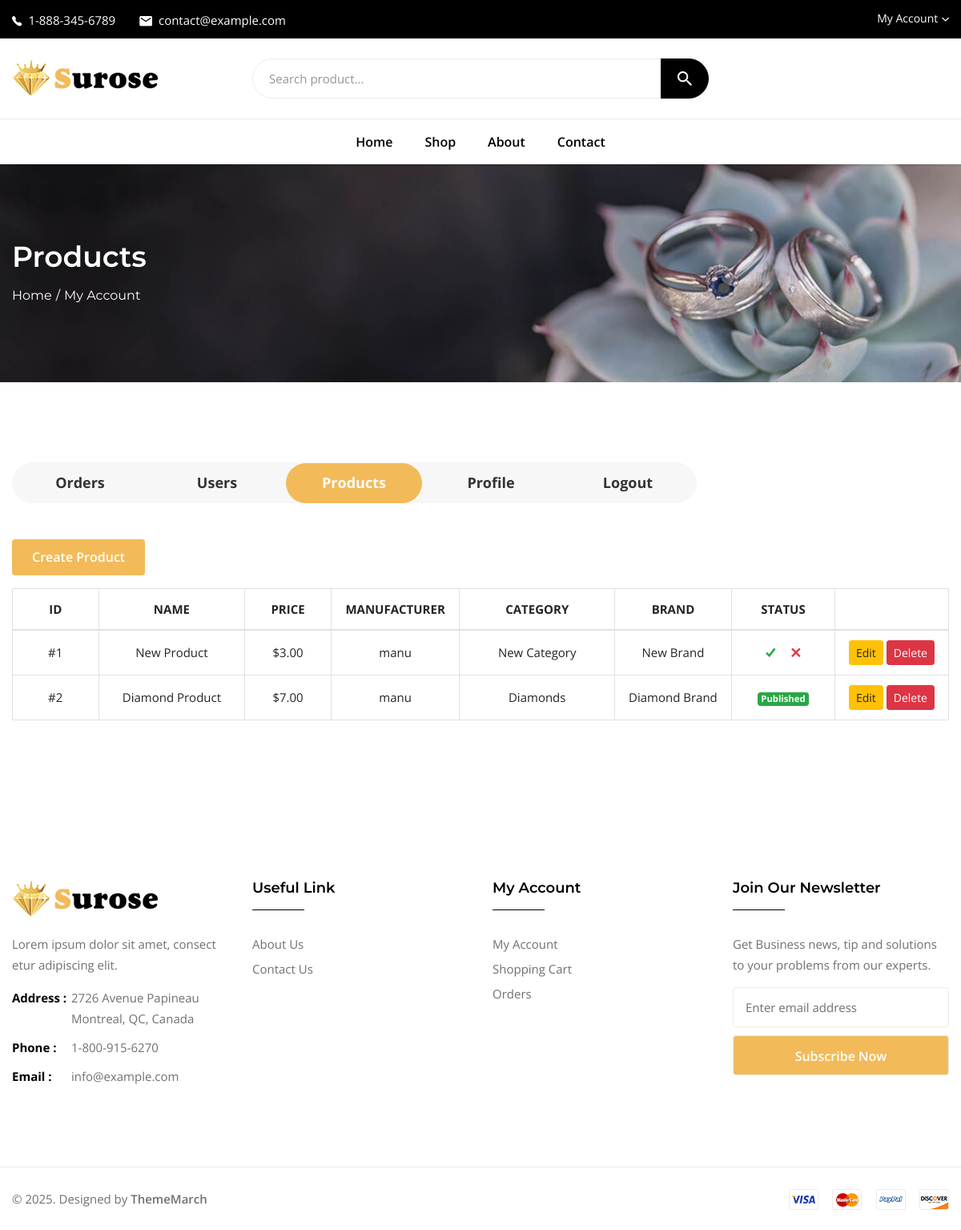
The page /account/products/ (signed in) on the database its author committed.
### core/models.py (models this page shows, shortened)
class Product(models.Model):
    PRODUCT_STATUSES = (
        ('pending', 'Pending'),
        ('published', 'Published'),
        ('archived', 'Archived'),
    )
    PRODUCT_STOCKS = (
        ('in_stock', 'In Stock'),
        ('out_of_stock', 'Out of Stock'),
    )
    user = models.ForeignKey(User, on_delete=models.CASCADE)
    name = models.CharField(max_length=255)
    slug = models.SlugField(unique=True)
    description = models.TextField()
    price = models.DecimalField(max_digits=20, decimal_places=2)
    image = models.ImageField(upload_to=product_image_path)
    stock = models.CharField(max_length=255, choices=PRODUCT_STOCKS, default='in_stock')
    brand = models.ForeignKey(Brand, on_delete=models.CASCADE)
    category = models.ForeignKey(Category, on_delete=models.CASCADE)
    status = models.CharField(max_length=255, choices=PRODUCT_STATUSES, default='pending')
    created_at = models.DateTimeField(auto_now_add=True)
    updated_at = models.DateTimeField(auto_now=True)

class User(AbstractUser):
    USER_ROLES = (
        ('manufacturer', 'Manufacturer'),
        ('owner', 'Owner'),
    )
    role = models.CharField(max_length=255, choices=USER_ROLES, default='owner', null=True, blank=True)
    stripe_id = models.CharField(max_length=255, null=True, blank=True)
    rooms = models.ManyToManyField('ChatRoom')
    @property
    def is_owner(self):
        return self.role == 'owner'
    @property
    def is_manufacturer(self):
        return self.role == 'manufacturer'

class Category(models.Model):
    name = models.CharField(max_length=255)
    slug = models.SlugField(unique=True)

class Brand(models.Model):
    name = models.CharField(max_length=255)
    slug = models.SlugField(unique=True)

### core/decorators.py (the view)
        def wrapper(request, *args, **kwargs):
            if not request.user.role in roles:
                if 'admin' in roles and request.user.is_superuser:
                    return view_func(request, *args, **kwargs)
                return redirect('core:home')
            return view_func(request, *args, **kwargs)

### core/context_processors.py (called while the page is built)
def cart(request):
    if request.user.is_authenticated:
        carts = ProductCart.objects.filter(user=request.user, order=None)
    else:
        carts = []
    return {'global_carts': {
        'count': len(carts),
    }}

### core/views.py (called while the page is built)
@login_required
@only_in(['admin', 'manufacturer'])
def account_product_list(request):
    product_filter = Q(user=request.user)
    if request.user.is_superuser:
        product_filter = Q()
    context = {
        'products': Product.objects.filter(product_filter).select_related('category', 'brand', 'user').order_by('-created_at')
    }
    return render(request, 'account/product/list.html', context=context)

### core/templates/account/product/list.html (shortened to what this page needs)
{% extends 'base.html' %}
{% load static %}
{% block content %}
<div class="tm-breadcrumb-area tm-padding-section bg-grey" data-bgimage="{% static 'assets/images/breadcrumb-bg.jpg' %}">
    <div class="container">
        <div class="tm-breadcrumb">
            <h2>Products</h2>
            <ul>
                <li><a href="index.html">Home</a></li>
                <li>My Account</li>
            </ul>
        </div>
    </div>
</div>
<main class="page-content">
    <div class="tm-section tm-my-account-area bg-white tm-padding-section">
        <div class="container">
            <div class="tm-myaccount">
                {% include 'account/menu.html' %}
                <div>
                    <div class="tm-myaccount-orders">
                        <a href="{% url 'core:account_product_create' %}" class="tm-button tm-button-small mb-3">Create Product</a>
                        <div class="table-responsive">
                            <table class="table table-bordered mb-0">
                                <thead>
                                    <tr>
                                        <th class="tm-myaccount-orders-col-id">ID</th>
                                        <th class="tm-myaccount-orders-col-date">NAME</th>
                                        <th class="tm-myaccount-orders-col-status">PRICE</th>
                                        <th class="tm-myaccount-orders-col-view">MANUFACTURER</th>
                                        <th class="tm-myaccount-orders-col-total">CATEGORY</th>
                                        <th class="tm-myaccount-orders-col-view">BRAND</th>
                                        <th class="tm-myaccount-orders-col-view">STATUS</th>
                                        <th class="tm-myaccount-orders-col-view"></th>
                                    </tr>
                                </thead>
                                <tbody>
                                    {% for product in products %}
                                    <tr>
                                        <td>#{{ forloop.counter }}</td>
                                        <td>{{ product.name }}</td>
                                        <td>&dollar;{{ product.price }}</td>
                                        <td>{{ product.user.username }}</td>
                                        <td>{{ product.category.name }}</td>
                                        <td>{{ product.brand.name }}</td>
                                        <td>
                                            {% if user.is_superuser and product.status == 'pending' %}
                                                <a href="{% url 'core:account_product_status_edit' product.id 'accept' %}" onclick="return confirm('Are you sure to accept this product?')"><i class="ion-checkmark font-weight-bold text-success"></i></a>
                                                <a href="{% url 'core:account_product_status_edit' product.id 'reject' %}" onclick="return confirm('Are you sure to reject this product?')"><i class="ion-close font-weight-bold text-danger ml-3"></i></a>
                                            {% else %}
                                                {% if product.status == 'pending' %}
                                                    <span class="badge badge-warning">In Review</span>
                                                {% elif product.status == 'archived' %}
                                                    <span class="badge badge-danger">Rejected</span>
                                                {% else %}
                                                    <span class="badge badge-success">Published</span>
                                                {% endif %}
                                            {% endif %}
                                        </td>
                                        <td>
                                            <a href="{% url 'core:account_product_edit' product.id %}" class="btn btn-sm btn-warning">Edit</a>
                                            <a href="{% url 'core:account_product_delete' product.id %}" class="btn btn-sm btn-danger" onclick="return confirm('Are you sure to delete {{ product.name }}?')">Delete</a>
                                        </td>
                                    </tr>
                                    {% empty %}
                                    <tr>
                                        <td colspan="8" class="text-center">No products</td>
                                    </tr>
                                    {% endfor %}
                                </tbody>
                            </table>
                        </div>
                    </div>
                </div>
            </div>
        </div>
    </div>
</main>
{% endblock content %}

### rows shown on the page
Product: name "New Product", price "3.00", user.username "manu", category.name "New Category", brand.name "New Brand", status "pending" (drawn)
Product: name "Diamond Product", price "7.00", user.username "manu", category.name "Diamonds", brand.name "Diamond Brand", status "Published"
